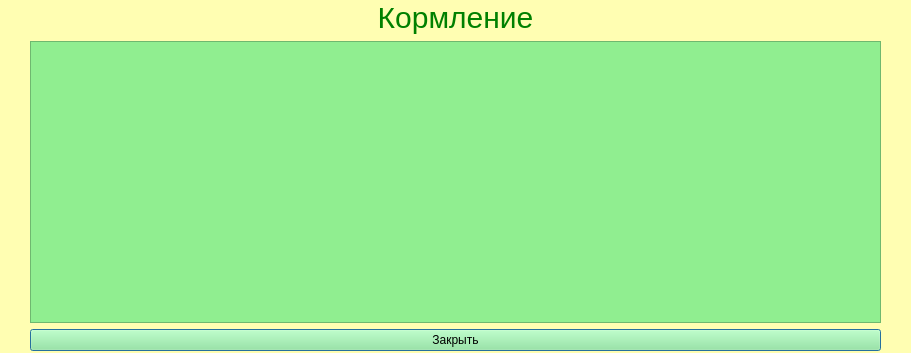
<?xml version="1.0" encoding="UTF-8"?>
<ui version="4.0">
 <class>FeedingReport</class>
 <widget class="QDialog" name="FeedingReport">
  <property name="geometry">
   <rect>
    <x>0</x>
    <y>0</y>
    <width>911</width>
    <height>353</height>
   </rect>
  </property>
  <property name="windowTitle">
   <string>Dialog</string>
  </property>
  <property name="styleSheet">
   <string notr="true">background-color:rgb(255, 254, 178);
</string>
  </property>
  <widget class="QWidget" name="layoutWidget">
   <property name="geometry">
    <rect>
     <x>30</x>
     <y>0</y>
     <width>851</width>
     <height>351</height>
    </rect>
   </property>
   <layout class="QVBoxLayout" name="verticalLayout">
    <item>
     <widget class="QLabel" name="label">
      <property name="styleSheet">
       <string notr="true">font-size:30px;
color:green</string>
      </property>
      <property name="text">
       <string>&lt;html&gt;&lt;head/&gt;&lt;body&gt;&lt;p align=&quot;center&quot;&gt;Кормление&lt;/p&gt;&lt;/body&gt;&lt;/html&gt;</string>
      </property>
     </widget>
    </item>
    <item>
     <widget class="QTableWidget" name="feedingTable">
      <property name="styleSheet">
       <string notr="true">color: black;
background-color: lightgreen</string>
      </property>
     </widget>
    </item>
    <item>
     <widget class="QPushButton" name="logoutButton">
      <property name="styleSheet">
       <string notr="true">color: black;
background-color: lightgreen</string>
      </property>
      <property name="text">
       <string>Закрыть</string>
      </property>
     </widget>
    </item>
   </layout>
  </widget>
 </widget>
 <resources/>
 <connections/>
</ui>
